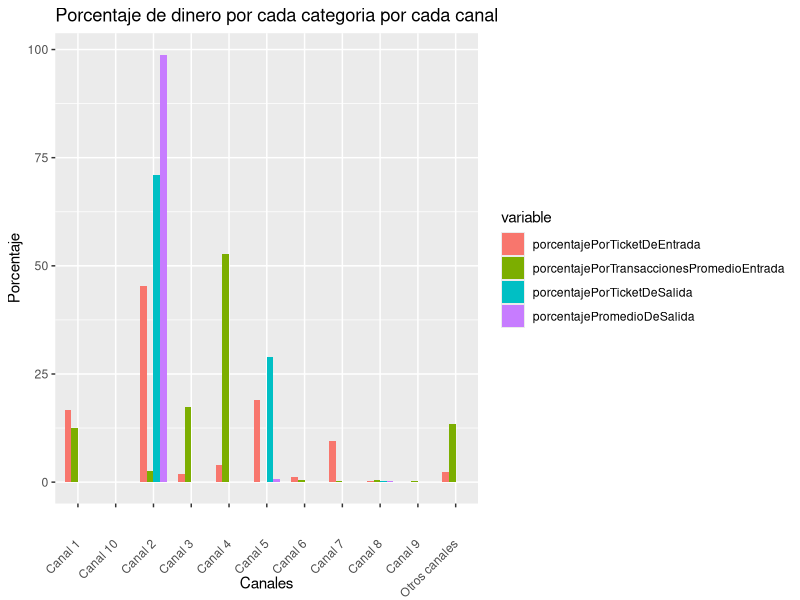

Generate this figure with R:
## ---- chunk 1
library(tidyverse)
datos = read.csv("base_trabajo_segmentacion.csv", sep=";") 
datos = datos[!duplicated(datos$nit),]
## ---- chunk 2
verTablaResumenPorCategoria <- function(df, titulo, titulosColumnas)
{
  tablaResumen <- df[, order(colSums(df), decreasing = T)] %>%
                  colSums() %>% 
                  format(scientific = F, big.mark = ",") %>%
                  knitr::kable(caption = titulo, col.names = titulosColumnas )
  return(tablaResumen)
}

obtenerTotalPorCategoria <- function(df)
{
  totalPorCategoria <- colSums(df)
  return(totalPorCategoria)
}

obtenerTotalPorCategoriaEnPorcentajes <- function(df)
{
  total <- obtenerTotalPorCategoria(df)
  totalPorCategoriaEnPorcentaje <- total/sum(total) * 100
  totalPorCategoriaEnPorcentaje <- round(totalPorCategoriaEnPorcentaje, 2)
  return(totalPorCategoriaEnPorcentaje)
}


crearAnalisisDescriptivoDeTickets <- function () 
{
  return(0)
}

## ---- chunk 3
valorPromedioTicketEntrada <-  datos[grep("en_vm.*", names(datos))] %>% 
                               setNames(c("Canal 1",
                                          "Canal 2",
                                          "Canal 3",
                                          "Canal 4",
                                          "Canal 5",
                                          "Canal 6",
                                          "Canal 7",
                                          "Canal 8",
                                          "Canal 9",
                                          "Canal 10",
                                          "Otros canales"))
## ---- chunk 4
tablaResumenTicketPromedioDeEntrada <- verTablaResumenPorCategoria(valorPromedioTicketEntrada, "Valor promedio del ticket de entrada por canal", c("ValorTotalPorCanales"))
tablaResumenTicketPromedioDeEntrada
## ---- chunk 5
#Total por porcentaje en cada canal
knitr::kable(obtenerTotalPorCategoriaEnPorcentajes(valorPromedioTicketEntrada), caption="Porcentaje de ingresos por canal", col.names="Porcentaje por canal")
## ---- chunk 6
transaccionesPromedioPorCanal <-  datos[grep("en_tx.*", names(datos))] %>% 
                               setNames(c("Canal 1","Canal 2",
                                          "Canal 3","Canal 4",
                                          "Canal 5","Canal 6",
                                          "Canal 7","Canal 8",
                                          "Canal 9","Canal 10",
                                          "Otros canales"))
## ---- chunk 7
tablaResumenTicketPromedioDeEntrada <- verTablaResumenPorCategoria(transaccionesPromedioPorCanal, "Transacciones promedio de entrada por canal", c("Valor total por canal"))
tablaResumenTicketPromedioDeEntrada
## ---- chunk 8
knitr::kable(obtenerTotalPorCategoriaEnPorcentajes(transaccionesPromedioPorCanal), caption="Porcentaje de transacciones por canal", col.names="Porcentaje por canal")
## ---- chunk 9
valorTicketPromedioSalida <-  datos[grep("sal_vm.*", names(datos))] %>% 
                               setNames(c("Canal 5","Canal 2",
                                          "Canal 8","Otros canales"))
valorTicketPromedioSalida
## ---- chunk 10
tablaResumenTransaccionesDeSalida <- verTablaResumenPorCategoria(valorTicketPromedioSalida, "Valor promedio del ticket de salida por canal", c("ValorTotalPorCanales"))
tablaResumenTransaccionesDeSalida
## ---- chunk 11
knitr::kable(obtenerTotalPorCategoriaEnPorcentajes(valorTicketPromedioSalida), caption="Porcentaje de ingresos por canal", col.names="Porcentaje por canal")
## ---- chunk 12
transaccionesPromedioDeSalida <-  datos[grep("sal_tx.*", names(datos))] %>% 
                               setNames(c("Canal 5","Canal 2",
                                          "Canal 8","Otros canales"))
transaccionesPromedioDeSalida
## ---- chunk 13
verTablaResumenPorCategoria(transaccionesPromedioDeSalida, "Transacciones promedio de salida", "Dinero total de salida")
## ---- chunk 14

knitr::kable(obtenerTotalPorCategoriaEnPorcentajes(transaccionesPromedioDeSalida), caption="Porcentaje de valor mensual por canal", col.names="Porcentaje por canal")
## ---- chunk 15
# Obtener los porcentajes por cada tipo de ticket
porcentajePorTicketDeEntrada <- obtenerTotalPorCategoriaEnPorcentajes(valorPromedioTicketEntrada)
porcentajePorTransaccionesPromedioEntrada <- obtenerTotalPorCategoriaEnPorcentajes(transaccionesPromedioPorCanal)
porcentajePorTicketDeSalida <- obtenerTotalPorCategoriaEnPorcentajes(valorTicketPromedioSalida)
porcentajePromedioDeSalida <- obtenerTotalPorCategoriaEnPorcentajes(transaccionesPromedioDeSalida)
## ---- chunk 16
# Ajustar los nombres de los tickets de salida
porcentajePorTicketDeSalida <-  data.frame(canal = c("Canal 5", "Canal 2", "Canal 8", "Otros canales"),
                                           porcentajePorTicketDeSalida=porcentajePorTicketDeSalida)
porcentajePromedioDeSalida <-  data.frame(canal = c("Canal 5", "Canal 2", "Canal 8", "Otros canales"),
                                          porcentajePromedioDeSalida=porcentajePromedioDeSalida)
## ---- chunk 17
# Ajustar los nombres de los tickets de entrada
infoCanalesPorcentajes <- data.frame(canal = c("Canal 1","Canal 2",
                            "Canal 3","Canal 4",
                            "Canal 5","Canal 6",
                            "Canal 7","Canal 8",
                            "Canal 9","Canal 10",
                            "Otros canales"))
infoCanalesPorcentajes$porcentajePorTicketDeEntrada = porcentajePorTicketDeEntrada
infoCanalesPorcentajes$porcentajePorTransaccionesPromedioEntrada = porcentajePorTransaccionesPromedioEntrada
## ---- chunk 18
#Unir todos los porcentajes en un solo dataFrame
infoCanalesPorcentajes <- left_join(infoCanalesPorcentajes, porcentajePorTicketDeSalida, by="canal") 
infoCanalesPorcentajes <- left_join(infoCanalesPorcentajes, porcentajePromedioDeSalida, by="canal") 
infoCanalesPorcentajes <- infoCanalesPorcentajes %>%  mutate(across(everything(), .fns = ~replace_na(.,0))) 
## ---- chunk 19
# Prueba para hacer ajustes de formato
left_join(infoCanalesPorcentajes, porcentajePorTicketDeSalida, by="canal") %>% mutate_all(funs(replace_na(.,0)))
## ---- chunk 20
# Grafica de porcentaje de transacciones por categoria
ggplot(data=reshape2::melt(infoCanalesPorcentajes, id.vars = "canal"), aes(x=canal, y=value, fill=variable)) +
  geom_bar(width = 0.7, stat="identity", position=position_dodge()) + 
  theme(axis.text.x = element_text(angle = 45, vjust = 0.5, hjust=1)) +
  labs(title="Porcentaje de dinero por cada categoria por cada canal", x="Canales", y="Porcentaje") 
  #coord_flip()
